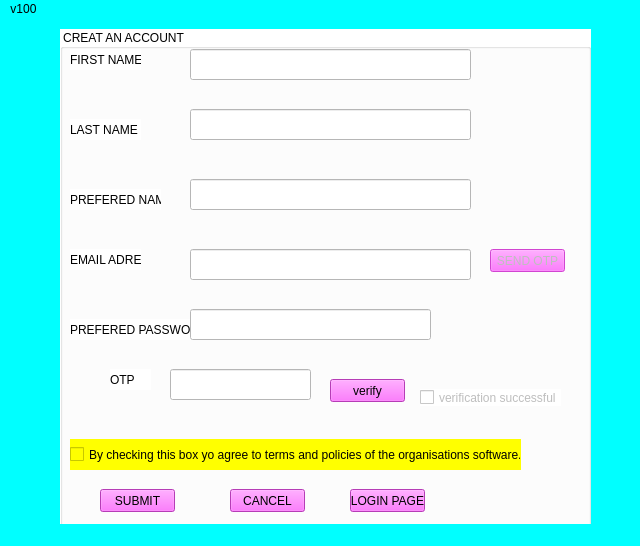
<?xml version="1.0" encoding="UTF-8"?>
<ui version="4.0">
 <class>FTV100CLIENTREG</class>
 <widget class="QMainWindow" name="FTV100CLIENTREG">
  <property name="geometry">
   <rect>
    <x>0</x>
    <y>0</y>
    <width>640</width>
    <height>546</height>
   </rect>
  </property>
  <property name="sizePolicy">
   <sizepolicy hsizetype="Fixed" vsizetype="Fixed">
    <horstretch>0</horstretch>
    <verstretch>0</verstretch>
   </sizepolicy>
  </property>
  <property name="maximumSize">
   <size>
    <width>640</width>
    <height>546</height>
   </size>
  </property>
  <property name="sizeIncrement">
   <size>
    <width>640</width>
    <height>546</height>
   </size>
  </property>
  <property name="cursor">
   <cursorShape>PointingHandCursor</cursorShape>
  </property>
  <property name="windowTitle">
   <string>FTV100CLIENTREG</string>
  </property>
  <property name="styleSheet">
   <string notr="true">background-color: rgb(0, 255, 255);</string>
  </property>
  <widget class="QWidget" name="centralwidget">
   <widget class="QGroupBox" name="groupBox">
    <property name="geometry">
     <rect>
      <x>60</x>
      <y>10</y>
      <width>531</width>
      <height>511</height>
     </rect>
    </property>
    <property name="styleSheet">
     <string notr="true">background-color: rgb(255, 255, 255);</string>
    </property>
    <property name="title">
     <string>CREAT AN ACCOUNT</string>
    </property>
    <widget class="QLineEdit" name="lineEdit">
     <property name="geometry">
      <rect>
       <x>130</x>
       <y>80</y>
       <width>281</width>
       <height>31</height>
      </rect>
     </property>
     <property name="styleSheet">
      <string notr="true">font: 87 12pt &quot;Arial Black&quot;;</string>
     </property>
    </widget>
    <widget class="QCheckBox" name="checkBox">
     <property name="geometry">
      <rect>
       <x>10</x>
       <y>410</y>
       <width>451</width>
       <height>31</height>
      </rect>
     </property>
     <property name="cursor">
      <cursorShape>PointingHandCursor</cursorShape>
     </property>
     <property name="styleSheet">
      <string notr="true">background-color: rgb(255, 255, 0);</string>
     </property>
     <property name="text">
      <string>By checking this box yo agree to terms and policies of the organisations software.</string>
     </property>
    </widget>
    <widget class="QLineEdit" name="lineEdit_2">
     <property name="geometry">
      <rect>
       <x>130</x>
       <y>150</y>
       <width>281</width>
       <height>31</height>
      </rect>
     </property>
     <property name="styleSheet">
      <string notr="true">font: 87 12pt &quot;Arial Black&quot;;</string>
     </property>
    </widget>
    <widget class="QLabel" name="label_2">
     <property name="geometry">
      <rect>
       <x>10</x>
       <y>90</y>
       <width>71</width>
       <height>21</height>
      </rect>
     </property>
     <property name="text">
      <string>LAST NAME</string>
     </property>
    </widget>
    <widget class="QLabel" name="label">
     <property name="geometry">
      <rect>
       <x>10</x>
       <y>20</y>
       <width>71</width>
       <height>21</height>
      </rect>
     </property>
     <property name="text">
      <string>FIRST NAME</string>
     </property>
    </widget>
    <widget class="QLabel" name="label_4">
     <property name="geometry">
      <rect>
       <x>10</x>
       <y>220</y>
       <width>71</width>
       <height>21</height>
      </rect>
     </property>
     <property name="text">
      <string>EMAIL ADRESS</string>
     </property>
    </widget>
    <widget class="QPushButton" name="pushButton_2">
     <property name="geometry">
      <rect>
       <x>170</x>
       <y>460</y>
       <width>75</width>
       <height>23</height>
      </rect>
     </property>
     <property name="cursor">
      <cursorShape>PointingHandCursor</cursorShape>
     </property>
     <property name="styleSheet">
      <string notr="true">background-color: rgb(255, 85, 255);</string>
     </property>
     <property name="text">
      <string>CANCEL</string>
     </property>
    </widget>
    <widget class="QLabel" name="label_3">
     <property name="geometry">
      <rect>
       <x>10</x>
       <y>160</y>
       <width>91</width>
       <height>21</height>
      </rect>
     </property>
     <property name="text">
      <string>PREFERED NAME</string>
     </property>
    </widget>
    <widget class="QPushButton" name="pushButton">
     <property name="geometry">
      <rect>
       <x>40</x>
       <y>460</y>
       <width>75</width>
       <height>23</height>
      </rect>
     </property>
     <property name="cursor">
      <cursorShape>PointingHandCursor</cursorShape>
     </property>
     <property name="styleSheet">
      <string notr="true">background-color: rgb(255, 85, 255);</string>
     </property>
     <property name="text">
      <string>SUBMIT</string>
     </property>
    </widget>
    <widget class="QLabel" name="label_5">
     <property name="geometry">
      <rect>
       <x>10</x>
       <y>290</y>
       <width>121</width>
       <height>21</height>
      </rect>
     </property>
     <property name="text">
      <string>PREFERED PASSWORD</string>
     </property>
    </widget>
    <widget class="QLabel" name="label_6">
     <property name="geometry">
      <rect>
       <x>50</x>
       <y>340</y>
       <width>41</width>
       <height>21</height>
      </rect>
     </property>
     <property name="text">
      <string>OTP</string>
     </property>
    </widget>
    <widget class="QPushButton" name="pushButton_3">
     <property name="geometry">
      <rect>
       <x>290</x>
       <y>460</y>
       <width>75</width>
       <height>23</height>
      </rect>
     </property>
     <property name="cursor">
      <cursorShape>PointingHandCursor</cursorShape>
     </property>
     <property name="styleSheet">
      <string notr="true">background-color: rgb(255, 85, 255);</string>
     </property>
     <property name="text">
      <string>LOGIN PAGE</string>
     </property>
    </widget>
    <widget class="QLineEdit" name="lineEdit_3">
     <property name="geometry">
      <rect>
       <x>130</x>
       <y>220</y>
       <width>281</width>
       <height>31</height>
      </rect>
     </property>
     <property name="styleSheet">
      <string notr="true">font: 87 12pt &quot;Arial Black&quot;;</string>
     </property>
    </widget>
    <widget class="QLineEdit" name="lineEdit_4">
     <property name="geometry">
      <rect>
       <x>130</x>
       <y>280</y>
       <width>241</width>
       <height>31</height>
      </rect>
     </property>
     <property name="styleSheet">
      <string notr="true">font: 87 12pt &quot;Arial Black&quot;;</string>
     </property>
    </widget>
    <widget class="QLineEdit" name="lineEdit_5">
     <property name="geometry">
      <rect>
       <x>130</x>
       <y>20</y>
       <width>281</width>
       <height>31</height>
      </rect>
     </property>
     <property name="styleSheet">
      <string notr="true">font: 87 12pt &quot;Arial Black&quot;;</string>
     </property>
    </widget>
    <widget class="QLineEdit" name="lineEdit_6">
     <property name="geometry">
      <rect>
       <x>110</x>
       <y>340</y>
       <width>141</width>
       <height>31</height>
      </rect>
     </property>
     <property name="styleSheet">
      <string notr="true">font: 87 12pt &quot;Arial Black&quot;;</string>
     </property>
    </widget>
    <widget class="QPushButton" name="pushButton_4">
     <property name="enabled">
      <bool>false</bool>
     </property>
     <property name="geometry">
      <rect>
       <x>430</x>
       <y>220</y>
       <width>75</width>
       <height>23</height>
      </rect>
     </property>
     <property name="styleSheet">
      <string notr="true">background-color: rgb(255, 85, 255);</string>
     </property>
     <property name="text">
      <string>SEND OTP</string>
     </property>
    </widget>
    <widget class="QPushButton" name="pushButton_5">
     <property name="enabled">
      <bool>true</bool>
     </property>
     <property name="geometry">
      <rect>
       <x>270</x>
       <y>350</y>
       <width>75</width>
       <height>23</height>
      </rect>
     </property>
     <property name="styleSheet">
      <string notr="true">font: 87 9pt &quot;Arial Black&quot;;
background-color: rgb(255, 85, 255);</string>
     </property>
     <property name="text">
      <string>verify</string>
     </property>
    </widget>
    <widget class="QCheckBox" name="checkBox_2">
     <property name="enabled">
      <bool>false</bool>
     </property>
     <property name="geometry">
      <rect>
       <x>360</x>
       <y>360</y>
       <width>141</width>
       <height>17</height>
      </rect>
     </property>
     <property name="text">
      <string>verification successful</string>
     </property>
    </widget>
   </widget>
  </widget>
  <widget class="QMenuBar" name="menubar">
   <property name="geometry">
    <rect>
     <x>0</x>
     <y>0</y>
     <width>640</width>
     <height>21</height>
    </rect>
   </property>
   <widget class="QMenu" name="menuv100">
    <property name="title">
     <string>v100</string>
    </property>
    <addaction name="actionterms_and_policies"/>
    <addaction name="actionabout_developer"/>
   </widget>
   <addaction name="menuv100"/>
  </widget>
  <widget class="QStatusBar" name="statusbar"/>
  <action name="actionterms_and_policies">
   <property name="text">
    <string>terms and policies </string>
   </property>
  </action>
  <action name="actionabout_developer">
   <property name="text">
    <string>about developer</string>
   </property>
  </action>
 </widget>
 <resources/>
 <connections/>
</ui>
